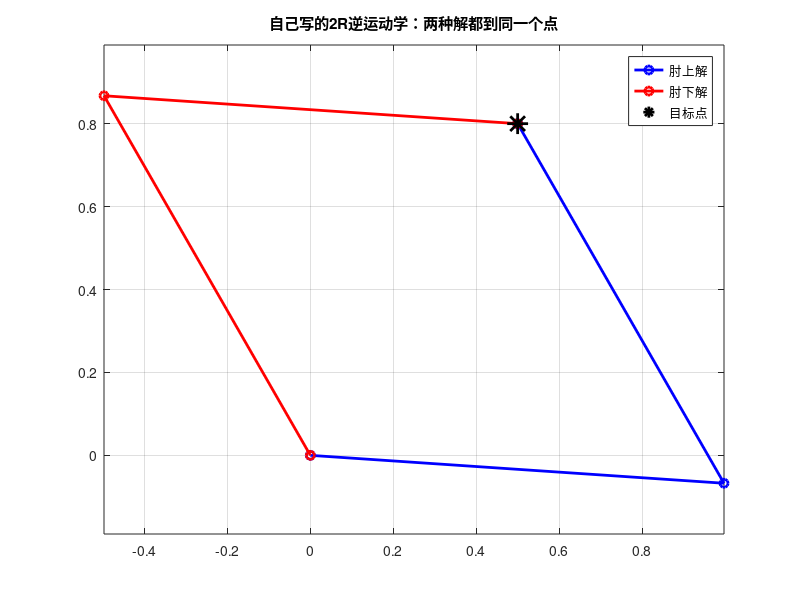

Source code (MATLAB):
%% 自己写2R逆运动学
clear; clc; close all;

L1 = 1; L2 = 1;

% 目标点（你自己改）
x_target = 0.5;
y_target = 0.8;

% 第一步：求 θ2
cos_theta2 = (x_target^2 + y_target^2 - L1^2 - L2^2) / (2*L1*L2);

% 检查能不能到
if abs(cos_theta2) > 1
    error('目标点超出工作空间！');
end

% 两个解：肘上和肘下
theta2_up   =  atan2( sqrt(1-cos_theta2^2), cos_theta2);
theta2_down =  atan2(-sqrt(1-cos_theta2^2), cos_theta2);

% 第二步：求 θ1
phi = atan2(y_target, x_target);
beta_up   = atan2(L2*sin(theta2_up),   L1+L2*cos(theta2_up));
beta_down = atan2(L2*sin(theta2_down), L1+L2*cos(theta2_down));

theta1_up   = phi - beta_up;
theta1_down = phi - beta_down;

% 打印结果
fprintf('目标点 (%.2f, %.2f)\n', x_target, y_target);
fprintf('肘上解: θ1=%.2f°  θ2=%.2f°\n', theta1_up*180/pi, theta2_up*180/pi);
fprintf('肘下解: θ1=%.2f°  θ2=%.2f°\n', theta1_down*180/pi, theta2_down*180/pi);

% 画图对比两种解
figure;
% 肘上
x1_up = L1*cos(theta1_up);  y1_up = L1*sin(theta1_up);
x2_up = x1_up + L2*cos(theta1_up+theta2_up);
y2_up = y1_up + L2*sin(theta1_up+theta2_up);

x1_dn = L1*cos(theta1_down);  y1_dn = L1*sin(theta1_down);
x2_dn = x1_dn + L2*cos(theta1_down+theta2_down);
y2_dn = y1_dn + L2*sin(theta1_down+theta2_down);

plot([0 x1_up x2_up], [0 y1_up y2_up], 'b-o', 'LineWidth', 2); hold on;
plot([0 x1_dn x2_dn], [0 y1_dn y2_dn], 'r-o', 'LineWidth', 2);
plot(x_target, y_target, 'k*', 'MarkerSize', 15, 'LineWidth', 2);
axis equal; grid on;
legend('肘上解', '肘下解', '目标点');
title('自己写的2R逆运动学：两种解都到同一个点');
